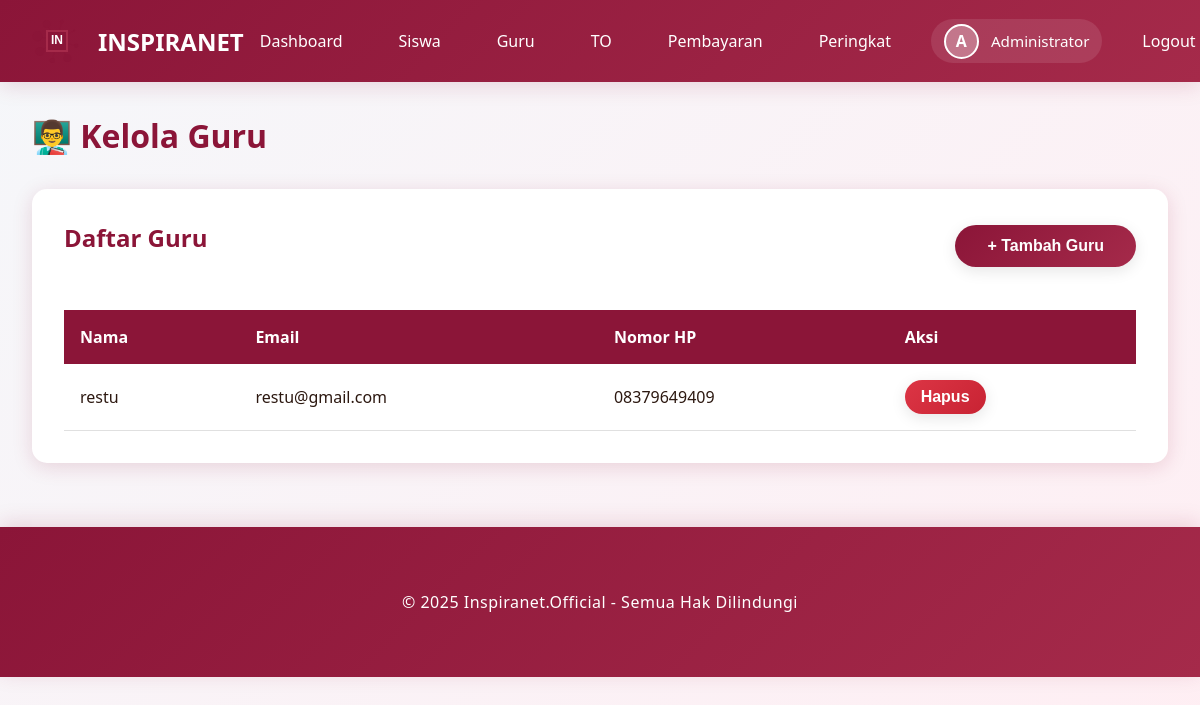
Before: /admin/teachers (signed in) with the older database file.
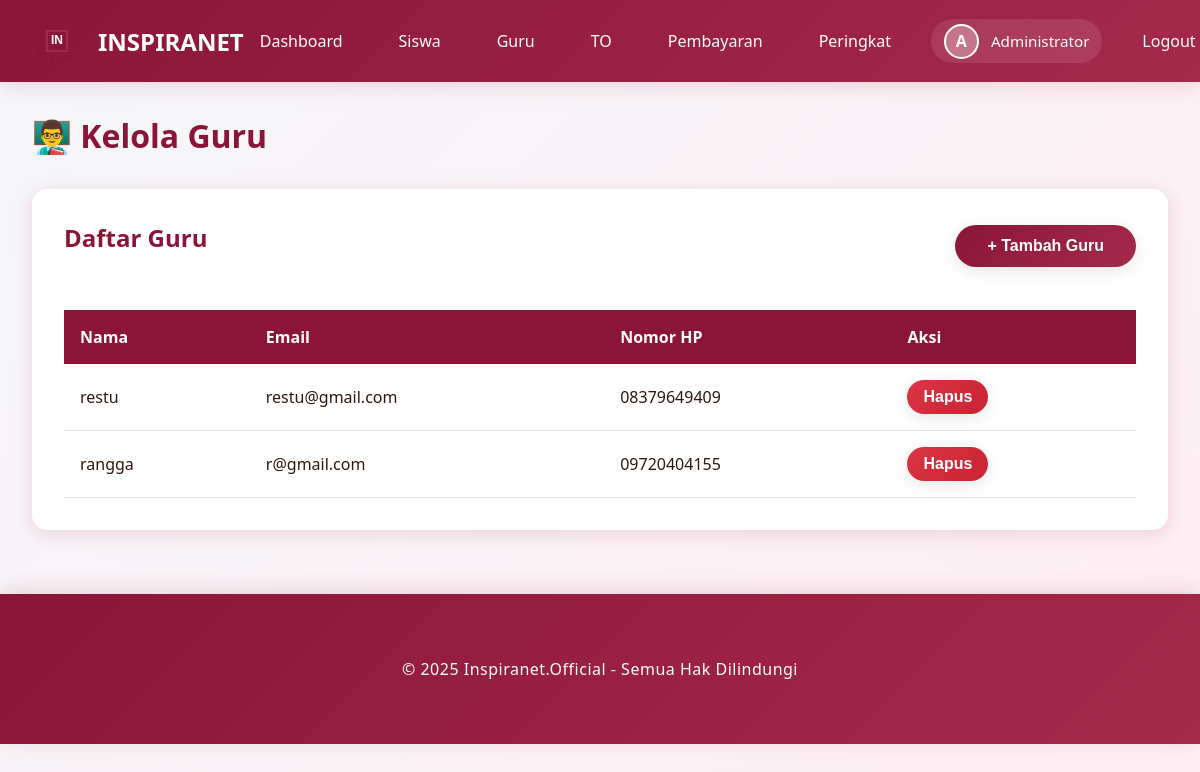
After: the same page with the newer database file.
### models.py (models this page shows, shortened)
class User(UserMixin, db.Model):
    __tablename__ = 'users'
    id = db.Column(db.Integer, primary_key=True)
    email = db.Column(db.String(120), unique=True, nullable=False)
    password_hash = db.Column(db.String(255), nullable=False)
    full_name = db.Column(db.String(100), nullable=False)
    role = db.Column(db.String(20), nullable=False, default='student')
    inspira_branch = db.Column(db.String(50), nullable=True)
    class_level = db.Column(db.String(20), nullable=True)
    school_name = db.Column(db.String(150), nullable=True)
    phone_number = db.Column(db.String(20), nullable=True)
    profile_photo = db.Column(db.String(255), nullable=True)
    created_at = db.Column(db.DateTime, default=datetime.utcnow)
    exam_attempts = db.relationship('ExamAttempt', backref='user', lazy=True, cascade='all, delete-orphan')
    payments = db.relationship('Payment', backref='user', lazy=True, cascade='all, delete-orphan')
    leaderboard_entries = db.relationship('Leaderboard', backref='user', lazy=True, cascade='all, delete-orphan')

### app.py (the view)
@app.route('/admin/teachers')
@login_required
def admin_teachers():
    if current_user.role != 'admin':
        flash('Akses ditolak!', 'danger')
        return redirect(url_for('index'))
    teachers = User.query.filter_by(role='teacher').all()
    return render_template('admin_teachers.html', teachers=teachers)

### app.py (called while the page is built)
@login_manager.user_loader
def load_user(user_id):
    return User.query.get(int(user_id))

@app.before_request
def ensure_db():
    if not hasattr(app, '_db_initialized'):
        app._db_initialized = True
        init_database()

### templates/admin_teachers.html (shortened to what this page needs)
{% extends "base.html" %}
{% block content %}
<h1 style="color: var(--primary-color); margin-bottom: 2rem;">👨‍🏫 Kelola Guru</h1>
<div class="card">
    <div style="display: flex; justify-content: space-between; align-items: center; margin-bottom: 1.5rem;">
        <h2>Daftar Guru</h2>
        <button onclick="showModal('addTeacherModal')" class="btn btn-primary">+ Tambah Guru</button>
    </div>
    <div class="table-responsive">
        <table class="table">
            <thead>
                <tr>
                    <th>Nama</th>
                    <th>Email</th>
                    <th>Nomor HP</th>
                    <th>Aksi</th>
                </tr>
            </thead>
            <tbody>
                {% for teacher in teachers %}
                <tr>
                    <td>{{ teacher.full_name }}</td>
                    <td>{{ teacher.email }}</td>
                    <td>{{ teacher.phone_number }}</td>
                    <td>
                        <form method="POST" action="{{ url_for('admin_delete_teacher', id=teacher.id) }}" style="display: inline;" data-confirm-delete>
                            <button type="submit" class="btn btn-danger" style="padding: 0.5rem 1rem;">Hapus</button>
                        </form>
                    </td>
                </tr>
                {% endfor %}
            </tbody>
        </table>
    </div>
</div>
{% endblock %}

Changed rows visible on the page:
added User: full_name "rangga", email "r@gmail.com", phone_number "09720404155"
